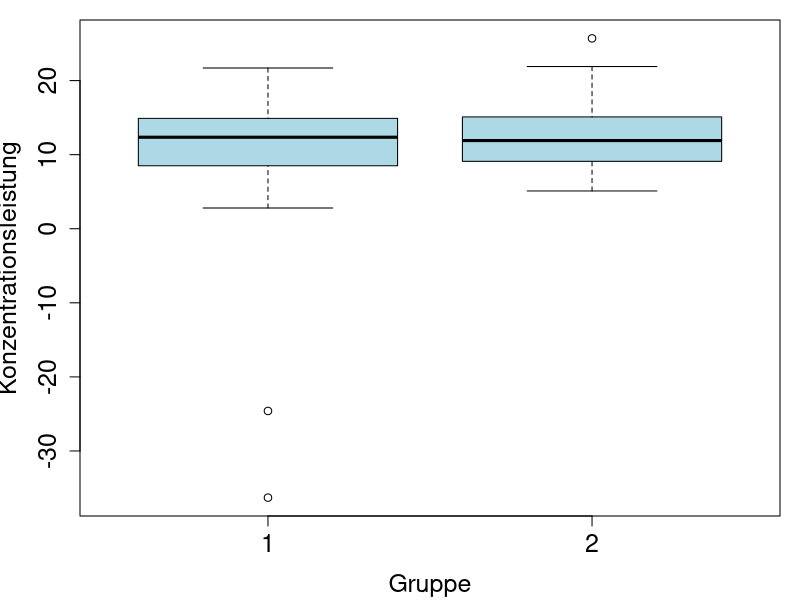
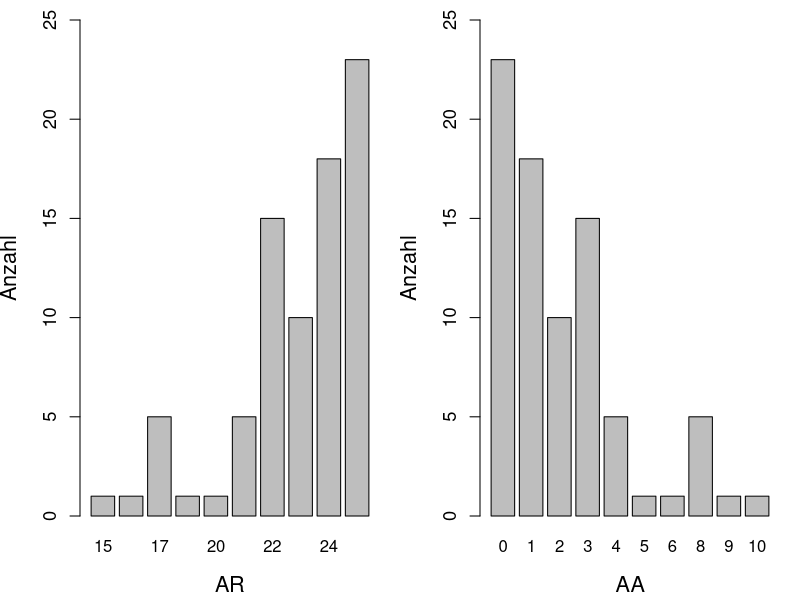
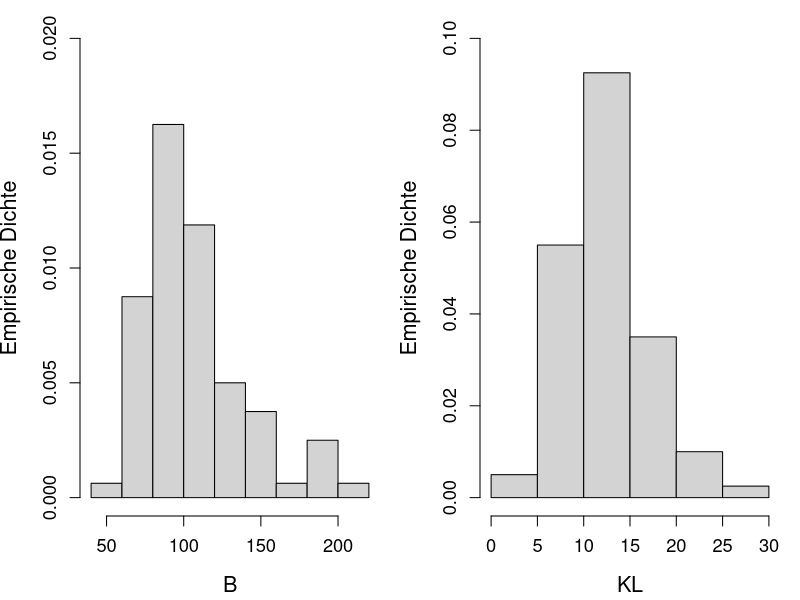
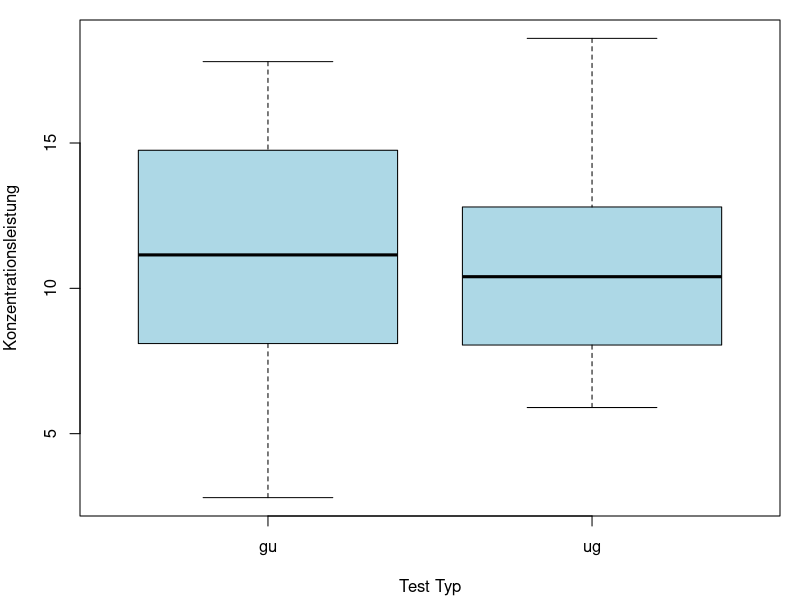
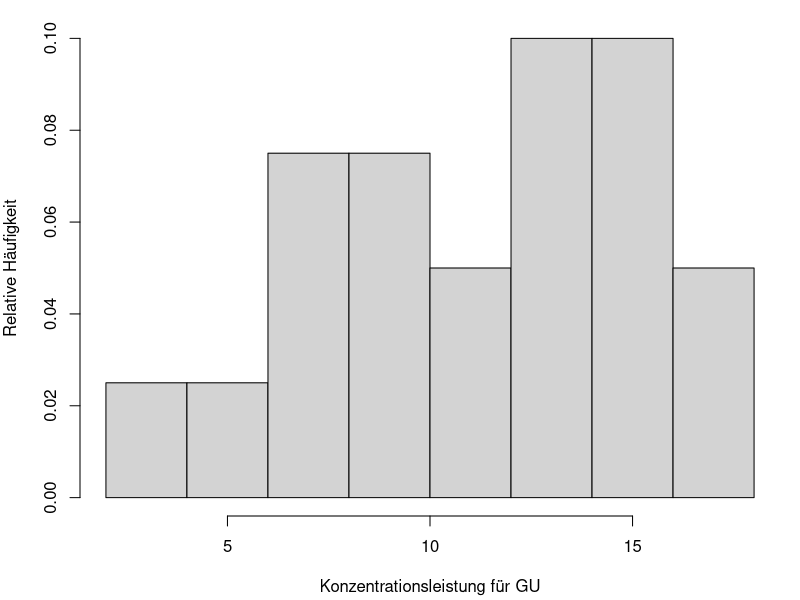
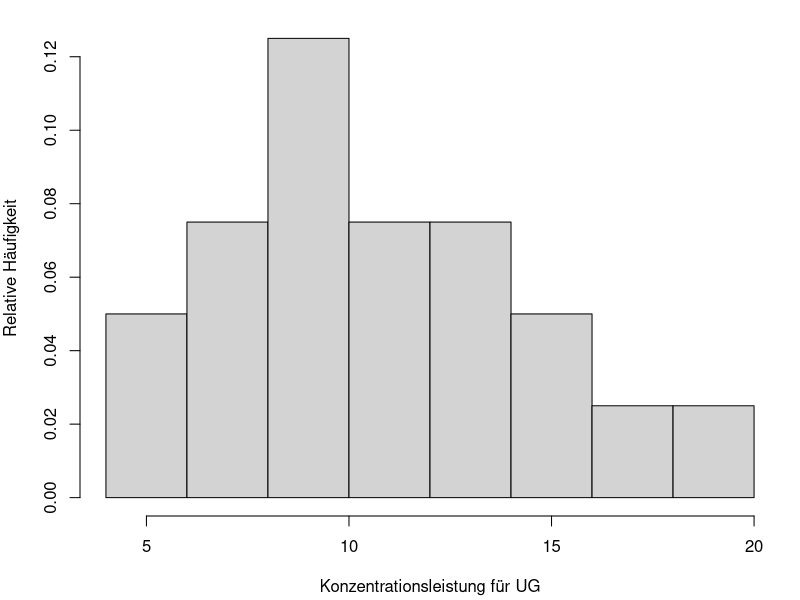
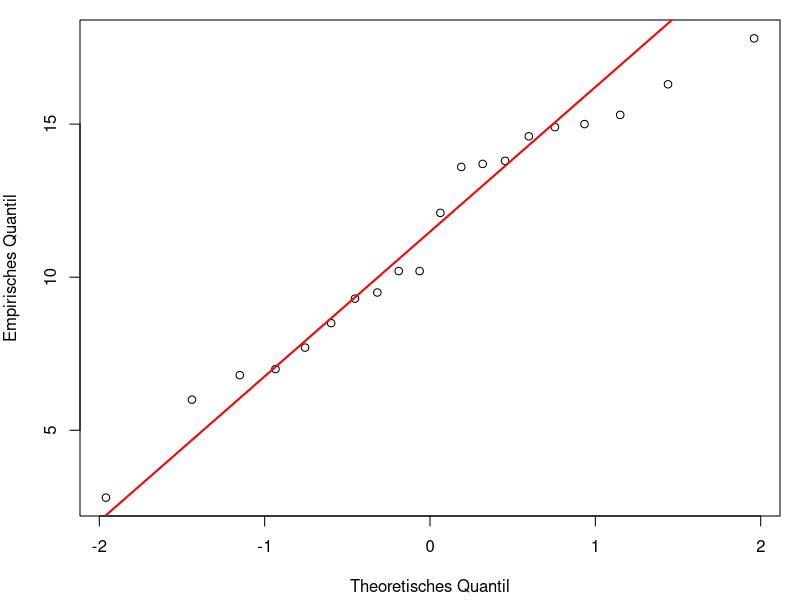
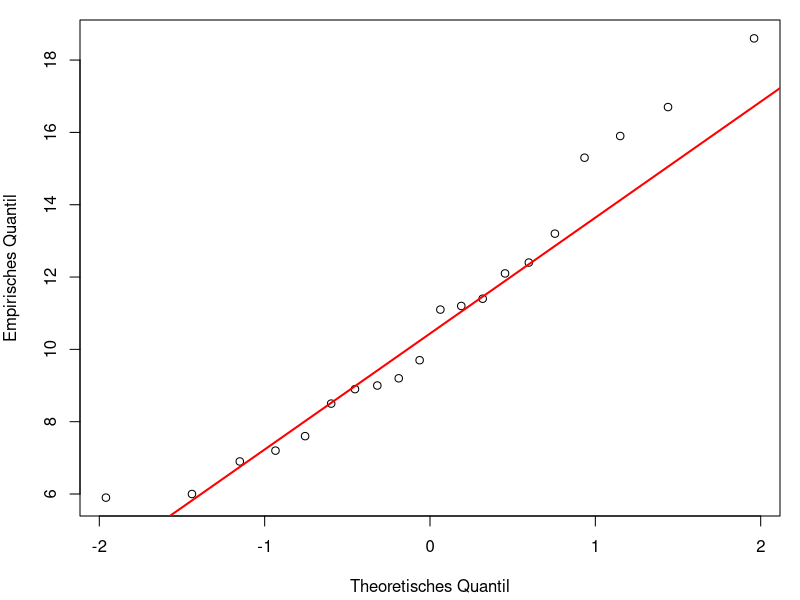

Recreate these plots in R, in order.
library(car)

df <- read.table("Konzentrationsdaten.txt", header=TRUE)
head(df)
dim(df)

# Überprüfung auf NA-Werte
sum(is.na(df)) # 0

# Betrachtung der Verteilung der KL nach Gruppe
par(mar = c(4.2, 4, 1, 1))
boxplot(df$KL ~ df$gruppe, col = "lightblue",
        xlab = "Gruppe", ylab = "Konzentrationsleistung", 
        cex.axis = 1.5, cex.lab = 1.5)
# Häufigkeitsverteilung der AF
table(df$AF)

# Entfernen der Zeile mit Extremwerten:
df <- df[df$id != "14",]

attach(df)
# Betrachtung der Verteilung der Daten nach Entfernung der Extremwerten
par(mar = c(4.2, 4, 1, 1), mfrow = c(1, 2))
barplot(table(AR), main = "", ylab = "Anzahl", xlab = "AR", 
     cex.axis = 1.1, cex.lab = 1.3, ylim = c(0,25)) 
barplot(table(AA), main = "", ylab = "Anzahl", xlab = "AA",
     cex.axis = 1.1, cex.lab = 1.3, ylim = c(0,25))

hist(B, main = "", ylab = "Empirische Dichte", probability = TRUE, 
     cex.axis = 1.1, cex.lab = 1.3, ylim = c(0, 0.02))
hist(KL, main = "", ylab = "Empirische Dichte", probability = TRUE, 
     cex.axis = 1.1, cex.lab = 1.3, ylim = c(0, 0.1))

num_stat <- function(data) {
  var_name <- c("B", "KL", "AR", "AA")
  result <- matrix(NA, nrow = length(data), ncol = 8)
  colnames(result) <- c("Merkmal", "min", "q0.25", "q0.5", 
                        "Arith. Mittel", "q0.75", "max", "sd")
  for(i in 1:length(data)) {
    var_data <- data[[i]]
    
    q1 <- quantile(var_data, 0.25, type = 2)
    q3 <- quantile(var_data, 0.75, type = 2)
    
    result[i, 1] <- var_name[i]
    result[i, 2] <- sprintf("%.3f", min(var_data))
    result[i, 3] <- sprintf("%.3f", q1)
    result[i, 4] <- sprintf("%.3f", median(var_data))
    result[i, 5] <- sprintf("%.3f", mean(var_data))
    result[i, 6] <- sprintf("%.3f", q3)
    result[i, 7] <- sprintf("%.3f", max(var_data))
    result[i, 8] <- sprintf("%.3f", sd(var_data))
  } 
  return(as.data.frame(result))
}
num_stat(df[,c(4, 8, 5, 6)])

par(mfrow = c(1, 1)) 

# Umwandlung der Variablen in Faktoren:
gruppe <- as.factor(gruppe) 
id <- as.factor(id)
durchgang <- as.factor(durchgang)
test_typ <- as.factor(test_typ)

detach(df)

# AUFGABE 1
# Zwei unverbundene Stichproben

df_durchgang1 <- subset(df, durchgang == 1)
durchgang1_gu_kl <- df_durchgang1[df_durchgang1$test_typ == "gu", ]$KL
durchgang1_ug_kl <- df_durchgang1[df_durchgang1$test_typ == "ug", ]$KL

# Vergleich der Konzentrationsleistung zwischen GU- und UG-Test im ersten Durchgang
boxplot(df_durchgang1$KL ~ df_durchgang1$test_typ, col = "lightblue",
        xlab = "Test Typ", ylab = "Konzentrationsleistung")

# Verteilung der Konzentrationsleistung für GU im ersten Durchgang
hist(durchgang1_gu_kl, xlab = "Konzentrationsleistung für GU",
     ylab = "Relative Häufigkeit", probability = TRUE, main = "")

# Verteilung der Konzentrationsleistung für UG im ersten Durchgang
hist(durchgang1_ug_kl, xlab = "Konzentrationsleistung für UG",
     ylab = "Relative Häufigkeit", probability = TRUE, main = "")

# Rechne Kolmogorov-Smirnov-Test auf Normalverteilung
# GU Test:
mu <- mean(durchgang1_gu_kl) # 11.255
sigma2 <- var(durchgang1_gu_kl) # 16.22261
ks.test(durchgang1_gu_kl, y="pnorm", mean=mu, sd=sqrt(sigma2))
# p-value = 0.6115

# UG Test:
mu <- mean(durchgang1_ug_kl) # 10.84
sigma2 <- var(durchgang1_ug_kl) # 13.36147
ks.test(durchgang1_ug_kl, y="pnorm", mean=mu, sd=sqrt(sigma2))
# p-value = 0.8863

# Wir verwerfen die H0 bei beiden Testen nicht, dass die Daten aus einer 
# N(mu, sqrt(sigma2))-Verteilung stammen -> nichts spricht dagegen, 
# dass die Daten normalverteilt sind

# Zusätzlich erstellen wir das QQ-Plot, um visuell die NV-Annahme zu überprüfen:
# QQ-Plot zur Überprüfung der Normalverteilung der Konzentrationsleistung (KL) (GU-Test)
qqnorm(durchgang1_gu_kl, main = "",  xlab = "Theoretisches Quantil", ylab = "Empirisches Quantil")
qqline(durchgang1_gu_kl, col = "red", lwd = 2)

# QQ-Plot zur Überprüfung der Normalverteilung der Konzentrationsleistung (KL) (UG-Test)
qqnorm(durchgang1_ug_kl, main = "", xlab = "Theoretisches Quantil", ylab = "Empirisches Quantil")
qqline(durchgang1_ug_kl, col = "red", lwd = 2)
# Die Q-Q Plots zeigen, dass die Daten für beide Testgruppen (GU und UG) 
# annähernd normalverteilt sind. Die Anzahl an Beobachtungen ist aber niedrig. 

# Zusätzlich: Shapiro-Wilk-Normalitätstest verwirft die H0 auch nicht:
shapiro.test(durchgang1_gu_kl) # p-value = 0.5617
shapiro.test(durchgang1_ug_kl) # p-value = 0.3286

var.test(durchgang1_gu_kl, durchgang1_ug_kl)
# p-value = 0.6767 => die Varianzen sind nicht signifikant unterschiedlich

# Verwenden wir den t-Test zur Überprüfung der Unterschiede 
# in Konzentrationsscores zwischen GU und UG Test:
t.test(durchgang1_gu_kl, durchgang1_ug_kl, var.equal = TRUE)
# oder alternativ: t.test(KL ~ gruppe, data = df_durchgang1)
# p-value = 0.7348 => die Unterschiede sind nicht signifikant!


# AUFGABE 2
# Zwei verbundene Stichproben

# a) Verbesserung des Konzentrationsscores durch Wiederholungseffekt
durchgang1_kl <- df[df$durchgang == "1", ]$KL
durchgang2_kl <- df[df$durchgang == "2", ]$KL

# Verbesserung des Konzentrationsscores durch Wiederholungseffekt
boxplot(durchgang1_kl,
        durchgang2_kl,
        names = c("1. Durchgang", "2. Durchgang"),
        ylab = "Konzentrationsleistung",
        xlab = "", horizontal = FALSE, col = "lightblue")

par(mfrow = c(1, 2)) 

# Verteilung des Konzentrationsscores im 1. Durchgang
hist(durchgang1_kl, xlab = "KL für 1. Durchgang", 
     ylab = "Relative Häufigkeit", probability = TRUE, main = "")
lines(density(durchgang1_kl), col = "blue", lwd = 2)
abline(v = median(durchgang1_kl), col = "red", lwd = 2, lty = 2)
legend("topright", legend = c("Dichte", "Median"), 
       col = c("blue", "red"), lwd = 2, lty = c(1, 2), bty = "n")

# Verteilung des Konzentrationsscores im 2. Durchgang
hist(durchgang2_kl, xlab = "KL für 2. Durchgang", 
     ylab = "Relative Häufigkeit", probability = TRUE, main = "", breaks = 9)
lines(density(durchgang2_kl), col = "blue", lwd = 2)
abline(v = median(durchgang2_kl), col = "red", lwd = 2, lty = 2)
legend("topright", legend = c("Dichte", "Median"), 
       col = c("blue", "red"), lwd = 2, lty = c(1, 2), bty = "n")
par(mfrow = c(1, 1)) 

differences <- durchgang2_kl - durchgang1_kl

mu <- mean(differences) # 2.7125
sigma2 <- var(differences) # 10.26369

ks.test(differences, y="pnorm", mean=mu, sd=sqrt(sigma2)) 
# p-value = 0.676 => wir können die H0 beibehalten

# Zusätlich:
shapiro.test(differences) # p-value = 0.1214 => H0 wird beibehalten

# QQ-Plot der Differenzen im Konzentrationsscore
qqnorm(differences, main="", xlab = "Theoretisches Quantil", ylab = "Empirisches Quantil")
qqline(differences, col = "red", lwd = 2)
# Differenzen sind normalverteilt => wir können t-test verwenden

# t.test(zweiter_durchgang_kl, erster_durchgang_kl, paired = TRUE, alternative = "greater")
t.test(differences, alternative = "greater")
# p-value = 2.033e-06, wir lehnen H0 ab => entscheiden für H1 (2. Durchgang > 1. Durchgang)
# => die Konzentrationsscore verbessert sich durch einen Wiederholungseffekt

# b) Verbesserung der Bearbeitungszeit durch Wiederholungseffekt
durchgang1_zeit <- df[df$durchgang == "1", ]$B
durchgang2_zeit <- df[df$durchgang == "2", ]$B

# Verbesserung des Bearbeitungszeit durch Wiederholungseffekt
boxplot(durchgang1_zeit,
        durchgang2_zeit,
        names = c("1. Durchgang", "2. Durchgang"),
        ylab = "Bearbeitungzeit",
        xlab = "", horizontal = FALSE, col = "lightblue")

par(mfrow = c(1, 2)) 
# Verteilung des Bearbeitungszeit im 1. Durchgang
hist(durchgang1_zeit, xlab = "Bearbeitungszeit für 1. Durchgang", 
     ylab = "Relative Häufigkeit", probability = TRUE, 
     main = "")
lines(density(durchgang1_zeit), col = "blue", lwd = 2)
abline(v = median(durchgang1_zeit), col = "red", lwd = 2, lty = 2)
legend("topright", legend = c("Dichte", "Median"), 
       col = c("blue", "red"), lwd = 2, lty = c(1, 2), bty = "n")

# Verteilung des Bearbeitungszeit im 2. Durchgang
hist(durchgang2_zeit, xlab = "Bearbeitungszeit für 2. Durchgang", 
     ylab = "Relative Häufigkeit", probability = TRUE, 
     main = "")
lines(density(durchgang2_zeit), col = "blue", lwd = 2)
abline(v = median(durchgang2_zeit), col = "red", lwd = 2, lty = 2)
legend("topright", legend = c("Dichte", "Median"), 
       col = c("blue", "red"), lwd = 2, lty = c(1, 2), bty = "n")
par(mfrow = c(1, 1)) 

differences <- durchgang2_zeit - durchgang1_zeit

mu <- mean(differences) # -16.8175
sigma2 <- var(differences) # 635.8917

ks.test(differences, y="pnorm", mean=mu, sd=sqrt(sigma2))
# p-value = 0.4376 => wir lehnen H0 nicht ab

# Zusätlich:
shapiro.test(differences) # p-value = 0.1187=> H0 wird beibehalten

# QQ-Plot der Differenzen im Bearbeitungszeit
qqnorm(differences, main="", xlab = "Theoretisches Quantil", ylab = "Empirisches Quantil")
qqline(differences, col = "red", lwd = 2)
# Differenzen sind normalverteilt => wir können t-test verwenden

# t.test(durchgang2_zeit, durchgang1_zeit, paired = TRUE, alternative = "less")
t.test(differences, alternative = "less")
# p-value = 7.098e-05 => wie lehnen H0 ab => die Bearbeitungszeit hat sich verbessert 


# AUFGABE 3
# Ist eine potentielle Verbesserung des Konzentrationsscores durch Wiederholung 
# größer, wenn exakt der gleiche Test wiederholt wird (Gruppe 1) im Vergleich 
# dazu, dass von UG auf GU gewechselt wird (Gruppe 2)?

# Gruppe 1:
gruppe1_durchgang1_kl <- df[df$gruppe == "1" & df$durchgang == "1", ]$KL
gruppe1_durchgang2_kl <- df[df$gruppe == "1" & df$durchgang == "2", ]$KL

differences1 <- gruppe1_durchgang2_kl - gruppe1_durchgang1_kl

mu <- mean(differences1) # 2.31
sigma2 <- var(differences1) # 9.942

ks.test(differences1, y="pnorm", mean=mu, sd=sqrt(sigma2))
# p-value = 0.9548 => wir lehnen H0 nicht ab

# Zusätlich:
shapiro.test(differences1) # p-value = 0.2586 => H0 wird beibehalten

# QQ-Plot der Differenzen in Konzentrationsscores für die 1. Gruppe
qqnorm(differences1, main="", xlab = "Theoretisches Quantil", ylab = "Empirisches Quantil")
qqline(differences1, col = "red", lwd = 2)
# Differenzen sind normalverteilt => wir können t-test verwenden

t.test(gruppe1_durchgang2_kl, gruppe1_durchgang1_kl, paired = TRUE, alternative = "greater")
t.test(differences1, alternative = "greater")
# p-value = 0.001986 => die Differenzen sind signifikant, KL verbessert sich

# Gruppe 2:
gruppe2_durchgang1_kl <- df[df$gruppe == "2" & df$durchgang == "1", ]$KL
gruppe2_durchgang2_kl <- df[df$gruppe == "2" & df$durchgang == "2", ]$KL

differences2 <- gruppe2_durchgang2_kl - gruppe2_durchgang1_kl

mu <- mean(differences2) # 3.115
sigma2 <- var(differences2) # 10.7845

ks.test(differences2, y="pnorm", mean=mu, sd=sqrt(sigma2))
# p-value = 0.9467 => wir lehnen H0 nicht ab

# Zusätlich:
shapiro.test(differences2) # p-value = 0.6598 => H0 wird beibehalten

# QQ-Plot der Differenzen in Konzentrationsscores für die 2. Gruppe
qqnorm(differences2, main="", xlab = "Theoretisches Quantil", ylab = "Empirisches Quantil")
qqline(differences2, col = "red", lwd = 2)
# Differenzen sind normalverteilt => wir können t-test verwenden

t.test(gruppe2_durchgang2_kl, gruppe2_durchgang1_kl, paired = TRUE, alternative = "greater")
t.test(differences2, alternative = "greater")
# p-value = 0.0002205 => die Differenzen sind signifikant, KL verbessert sich

var.test(differences1, differences2) 
# p-value = 0.8611 => die Varianzen sind nicht signifikant unterschiedlich

t.test(differences1, differences2, alternative = "greater", var.equal = TRUE)
# p-value = 0.783
